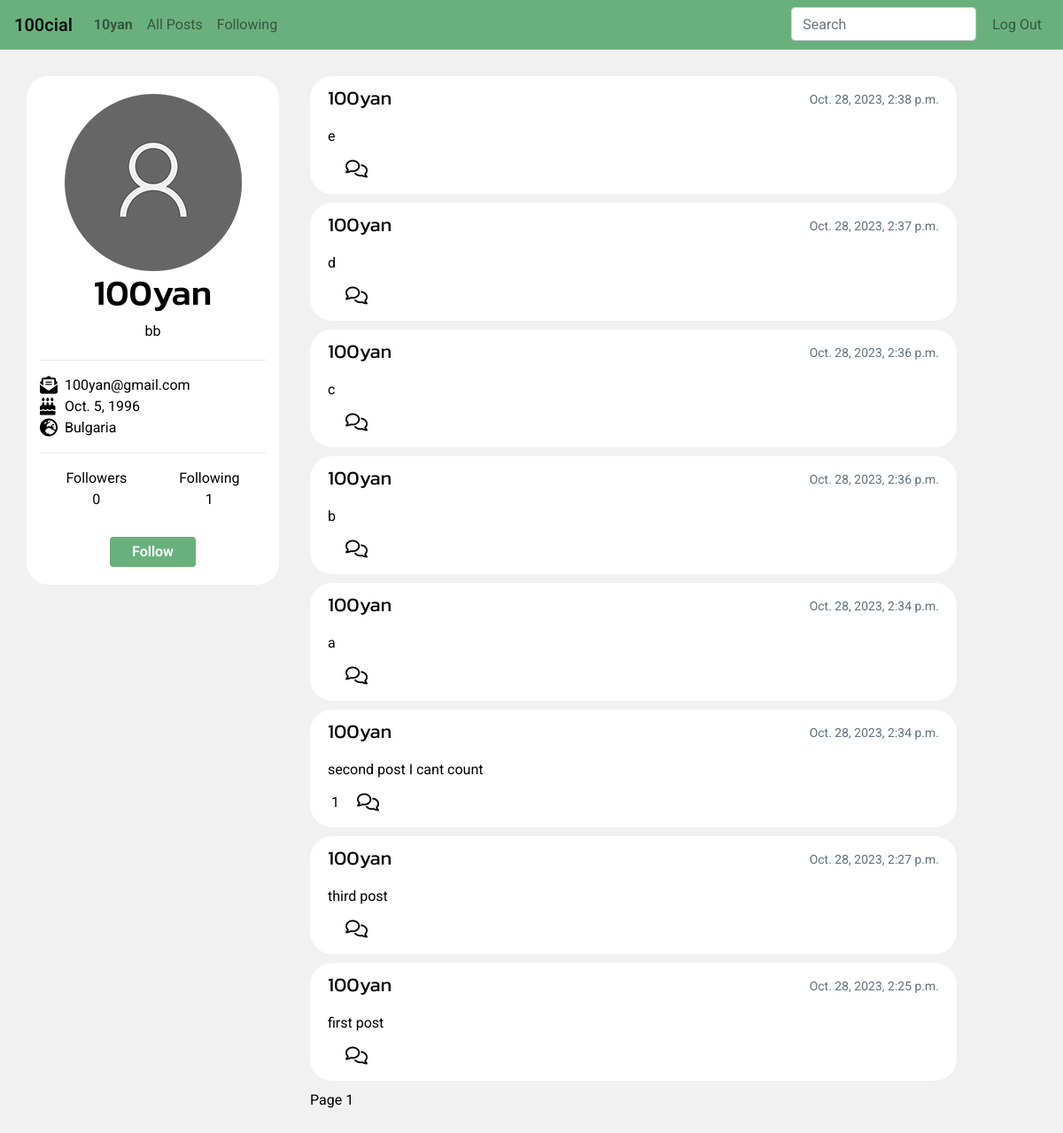
Page /user/2 (signed in) on the committed database.
### network/models.py (models this page shows, shortened)
class User(AbstractUser):
    following = models.ManyToManyField('self', related_name='followers', blank=True)
    birthday = models.DateField(blank=True, null=True)
    nationality = CountryField(null=True)
    profile_pic = models.ImageField(upload_to="profile_pics", default='profile_pics/default.png')
    description = models.TextField(max_length=600, null=True)
    followed_by = models.IntegerField(blank=True, null=True, default=0)

class Post(models.Model):
    author = models.ForeignKey(User, on_delete=models.CASCADE)
    post = models.CharField(max_length=400)
    timestamp = models.DateTimeField(blank=True)
    likes = models.ManyToManyField(User, related_name="liked_posts", default=0)
    def likes_count(self) -> int:
        return self.likes.all().count()

### network/views.py (the view, shortened to what this page needs)
# urls.py: path('user/<int:id>', views.user_profile, name='user'),
def user_profile(request, id):
    user = User.objects.get(pk=id)
    if request.user.id:
        if request.user.id != user.pk:
            active_user = User.objects.get(pk=request.user.id)
            if active_user.following.filter(id=id).exists():
                status = 'Follow'
            else:
                status = 'Unfollow'
    post_list = Post.objects.filter(author=user).order_by('-timestamp')
    comments = Comment.objects.filter(post__in=post_list).order_by("-timestamp")
    p = Paginator(post_list, 10)
    page = request.GET.get('page')
    posts = p.get_page(page)
    context = {
        'profile': user,
        'posts': posts,
        'all_comments': comments,
        'create_post': PostForm,
        'add_comment': CommentForm,
        'user_details': UserDetails,
    }
    try:
        context['follows'] = status
    except UnboundLocalError:
        pass
    return render(request, 'network/user_profile.html', context)

### network/templates/network/user_profile.html (shortened to what this page needs)
{% extends 'network/layout.html' %}
{% block body %}
<div class="container" id="default-view">
    <div class="row">
        <div class="col-lg-3 profile">
            <div id="profile-heading">
                <img id="user-profile-pic"src="{{ profile.profile_pic.url }}" alt="profile picture">
                <h1>{{ profile }}</h1>
                <span id="user-description">{{ profile.description }}</span>
            </div>
            <hr>
            <div id="profile-details">
                <i class="fa-solid fa-envelope-open-text fa-lg mr-2"></i>{{ profile.email }}
                <span id="user-birthday"><i class="fa-solid fa-cake-candles fa-lg mr-2"></i>{{ profile.birthday }}</span>
                <span id="user-nationality"><i class="fa-solid fa-earth-europe fa-lg mr-2"></i>{{ profile.nationality.name }}</span>
                <hr>
                <div id="display-followers">
                    <div>
                        Followers
                        <span id="user-followers"> {{ profile.followed_by }}</span>
                    </div>
                    <div>
                        Following
                        <span id="user-following">{{ profile.following.count }}</span>
                    </div>
                </div>
            </div>
            {% if user.is_authenticated %}
                {% if user.id != profile.id %}
                    {% if follows == 'Follow' %}
                    <button class='btn btn-primary' data-profile-id='{{ profile.id }}' id="follow">Unfollow</button>
                    {% else %}
                    <button class='btn btn-primary' data-profile-id='{{ profile.id }}' id="follow">Follow</button>
                    {% endif %}
                {% else %}
                <button class='btn btn-primary' data-profile-id='{{ profile.id }}' id="edit-profile">Edit Details</button>
                {% endif %}
            {% endif %}
        </div>
        <div class="col-lg-8">
            {% include "network/content.html" %}
        </div>
    </div>
</div>
{% endblock %}

### network/templates/network/layout.html (shortened to what this page needs)
{% load static %}
<!DOCTYPE html>
<html lang="en">
    <head>
        <link rel="stylesheet" href="https://stackpath.bootstrapcdn.com/bootstrap/4.4.1/css/bootstrap.min.css">
        <link href="{% static 'network/styles.css' %}" rel="stylesheet">
    </head>
    <body>
        <nav class="navbar navbar-expand-lg navbar-light">
            <a class="navbar-brand" href="{% url 'index' %}">100cial</a>
            <div class="collapse navbar-collapse">
              <ul class="navbar-nav mr-auto mt-2 mt-lg-0">
                {% if user.is_authenticated %}
                    <li class="nav-item">
                        <a class="nav-link" href="{% url 'user' id=user.id %}"><strong>{{ user.username }}</strong></a>
                    </li>
                {% endif %}
                <li class="nav-item">
                    <a class="nav-link" href="{% url 'index' %}">All Posts</a>
                </li>
                {% if user.is_authenticated %}
                    <li class="nav-item">
                        <a class="nav-link" href="{% url 'following' %}">Following</a>
                    </li>
                {% endif %}
            </ul>
            <ul class="navbar-nav mr-right mt-2 mt-lg-0">
                <div id="search">
                    <div class="dropdown">
                        <input type="text" name="" id="dropdownMenu2" placeholder="Search" class="search-bar form-control dropdown-toggle" data-toggle="dropdown" aria-haspopup="true" aria-expanded="false">
                      </div>
                </div>
               {% if user.is_authenticated %}
                    <li class="nav-item">
                        <a class="nav-link" href="{% url 'logout' %}">Log Out</a>
                    </li>
                {% endif %}
            </ul>
            </div>
          </nav>
        <div class="body">
            {% block body %}
            {% endblock %}
        </div>
    </body>
</html>

### network/templates/network/content.html (shortened to what this page needs)
<div id="all-posts">
    {% if posts %}
        {% for post in posts %}
            <div class="single-post">
                <div class="post-contents">
                    <div class="post-heading">
                        <a id='author' href="{% url 'user' id=post.author.id %}">{{ post.author }}</a>
                        <p>{{ post.timestamp }}</p>
                    </div>
                    <div id="post-text">{{post.post}}</div>
                    <div class="interactions">
                        <div class="interaction-left">
                            {% if post.likes_count > 0 %}
                                <span id="num-likes">{{ post.likes_count }}</span>
                            {% else %}
                                <span id="num-likes" hidden>{{ post.likes_count }}</span>
                            {% endif %}
                            <button id="comment" class="interaction"><i class="fa-regular fa-comments fa-lg"></i></button>
                        </div>
                    </div>
            </div>
        </div>
        {% endfor %}
    {% endif %}
</div>
Page {{ posts.number }}

### network/static/network/styles.css (style rules this page uses)
body { background-color: #f1f1f1; color: black; font-family: 'Roboto', sans-serif; }
ul { list-style-type: none; padding: 0; margin: 0; }
h1, h3, h5 { font-family: 'Kanit', sans-serif; }
#search { margin-right: 10px; }
.navbar { background-color: #6AB07D; }
.navbar-brand { font-weight: 600; }
.profile span { display: block; }
#profile-heading { margin: 10px 0 20px; }
#profile-details { text-align: left; }
#follow, #edit-profile { margin: 10px 20px 20px; }
a:any-link { color: black; }
.btn-primary { padding: 5px 25px; background-color: #6AB07D; font-weight: 600; border: none; }
#like, #comment, #edit { border: none; background-color: transparent; }
#comment { margin-left: 10px; }
.profile { background-color: #ffffff; border-radius: 25px; margin-right: 20px; text-align: center; height: fit-content; }
.fa-cake-candles { width: 20px; }
#user-profile-pic { margin-top: 10px; }
#display-followers { display: flex; justify-content: space-around; text-align: center; margin-bottom: 20px; }
.container { margin: 30px auto; }
.single-post { background-color: #ffffff; border-radius: 25px; padding: 8px 20px 15px; margin-bottom: 10px; }
.post-contents .post-heading { display: flex; justify-content: space-between; margin-bottom: 12px; }
#post-text { margin-bottom: 12px; text-wrap: wrap; word-wrap: break-word; }
#author { font-family: 'Kanit', sans-serif; font-weight: 400; font-size: 22px; }
.post-heading p { font-size: 14px; color: #62707e; line-height:36px; padding: 0; margin: 0; vertical-align: middle; }
.interactions { display: flex; justify-content: space-between; }
.interaction-left { display: block; }

### rows in the picture
User: username "10yan"
User: profile_pic (placeholder picture), username "100yan", description "bb", email "100yan@gmail.com", birthday "Oct. 5, 1996", nationality.name "Bulgaria", followed_by "0", following.count "1"
Post: author "100yan", timestamp "Oct. 28, 2023, 2:38 p.m.", post "e"
Post: author "100yan", timestamp "Oct. 28, 2023, 2:37 p.m.", post "d"
Post: author "100yan", timestamp "Oct. 28, 2023, 2:36 p.m.", post "c"
Post: author "100yan", timestamp "Oct. 28, 2023, 2:36 p.m.", post "b"
Post: author "100yan", timestamp "Oct. 28, 2023, 2:34 p.m.", post "a"
Post: author "100yan", timestamp "Oct. 28, 2023, 2:34 p.m.", post "second post I cant count", likes_count "1"
Post: author "100yan", timestamp "Oct. 28, 2023, 2:27 p.m.", post "third post"
Post: author "100yan", timestamp "Oct. 28, 2023, 2:25 p.m.", post "first post"

### other values in the picture
{{ posts.number }} "1"
